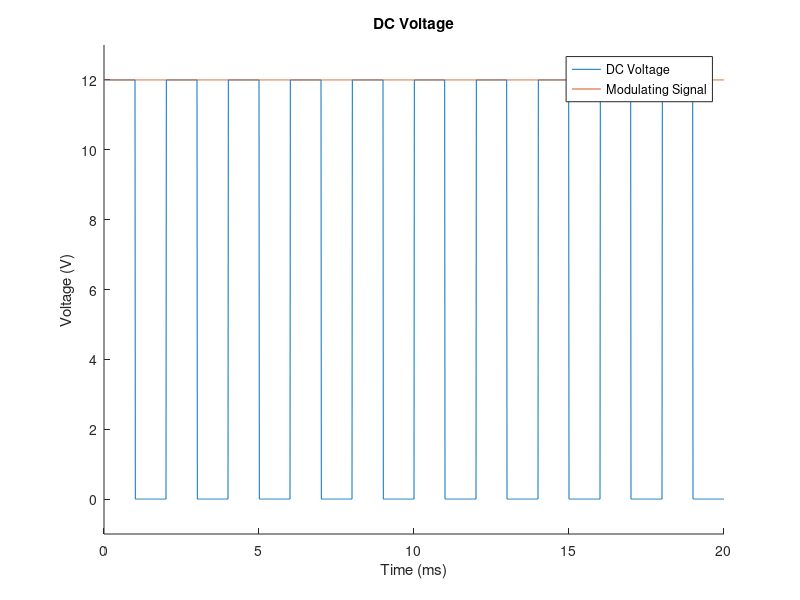

This chart was generated by the following MATLAB code:

t=0:0.00001:0.02;

A = 12;

y = A .* ones(1, length(t));

f = 500;

z = A .* sin(2*pi*f*t);

z(z >= 0) = A;
z(z < 0) = 0;


hold on;
plot(1000.*t, z);
plot(1000.*t, y);
ylim([-1 A+1]);
xlabel('Time (ms)');
ylabel('Voltage (V)');
title('DC Voltage');
legend('DC Voltage', 'Modulating Signal'); 

